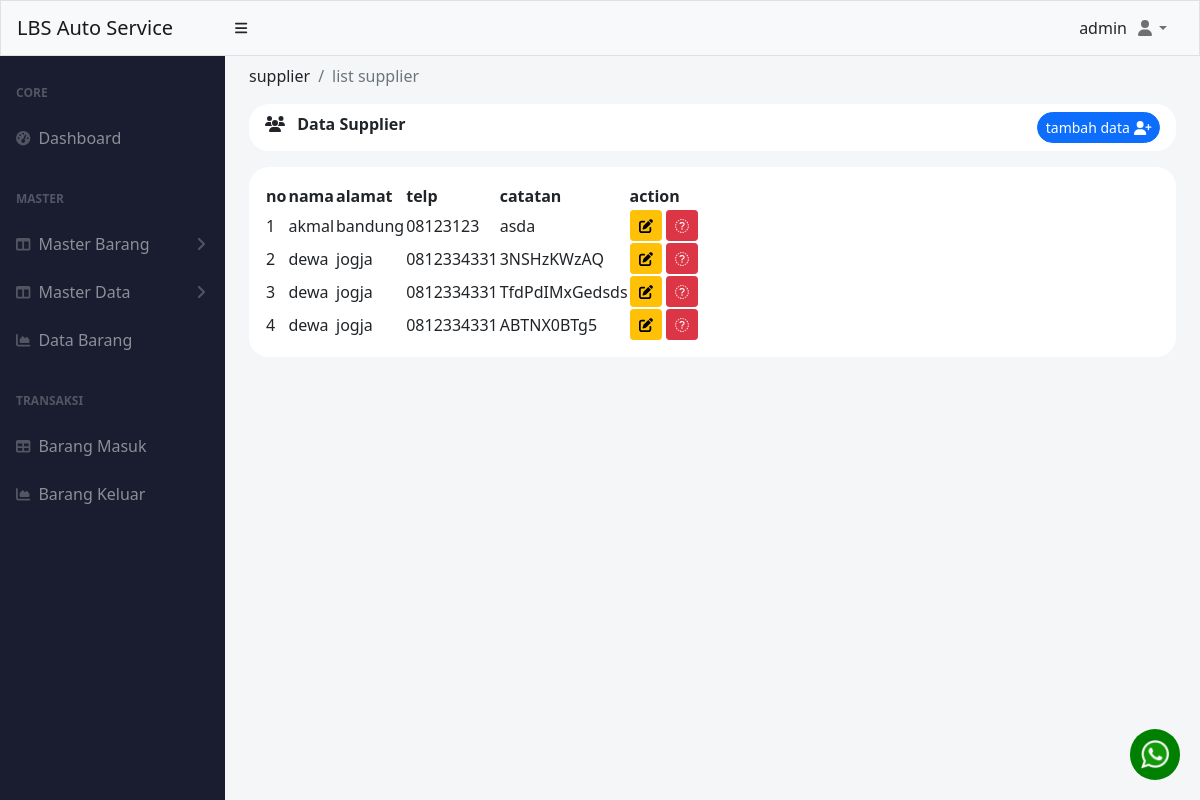
Page /index.php?menu=supplier (signed in) on the earlier database version.
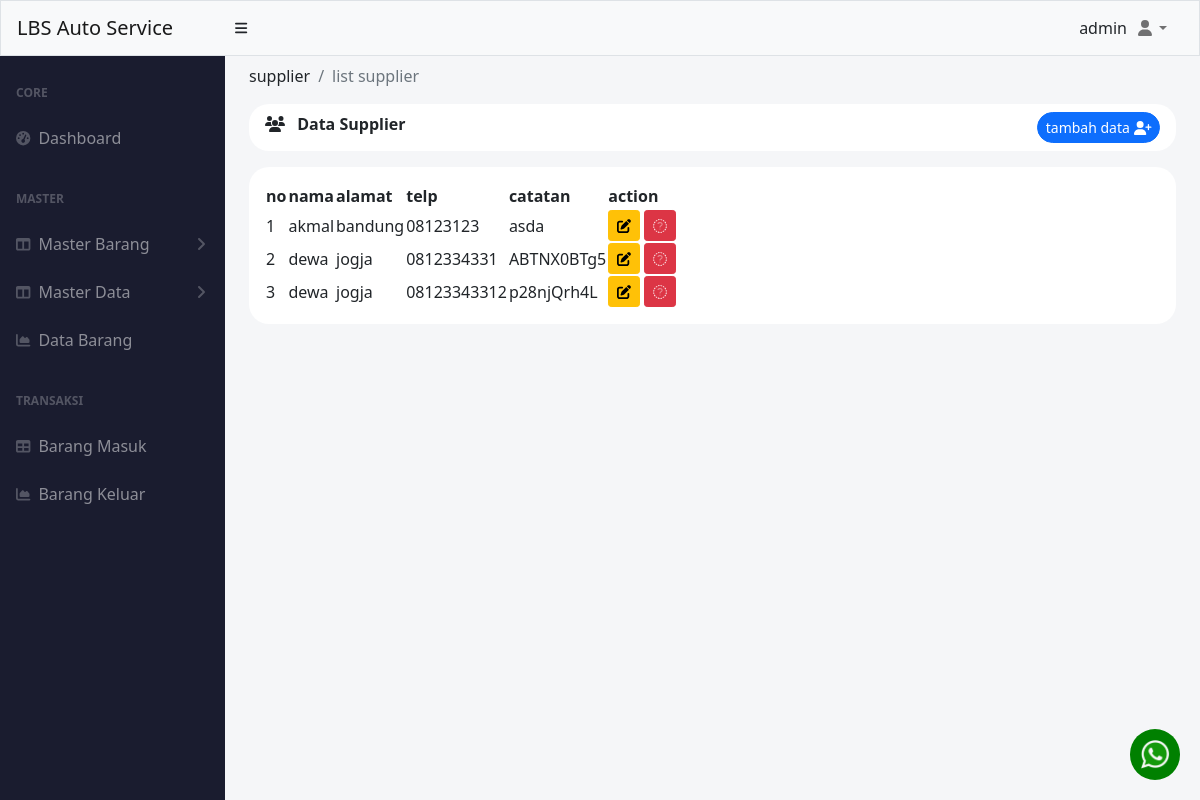
Same page on the later database version.
### tables this page shows
CREATE TABLE `supplier` (
  `id` int(11) NOT NULL,
  `nama` varchar(50) NOT NULL,
  `alamat` varchar(255) NOT NULL,
  `telp` char(20) NOT NULL,
  `catatan_supplier` varchar(255) NOT NULL
);

### pages/master_data/supplier/index.php (the view, shortened to what this page needs)
<?php
include './koneksi.php';
$query = mysqli_query($conn, "SELECT  * FROM supplier");
?>
<div class="container-fluid px-4 ">
    <ol class="breadcrumb pt-2">
        <li class="breadcrumb-item ">supplier</li>
        <li class="breadcrumb-item active">list supplier</li>
    </ol>
    <div class="mb-4">
        <div class="card-header clearfix mb-3" style="border-radius: 20px ;background-color: white; border:0px;">
            <i class="fa-solid fa-users"></i>
            <span class="ms-2 fw-bolder"> Data Supplier</span>
            <?php if ($varSession['hak_akses'] == 'admin') : ?>
                <a href="index.php?supplier=add" class="btn btn-sm btn-primary float-end rounded-pill ">
                    tambah data <i class="fa-solid fa-user-plus"></i>
                </a>
            <?php endif; ?>
        </div>
        <div class="p-3  bg-white " style="border-radius: 20px; ">
            <table id="datatablesSimple" style="border-color: white;">
                <thead class="">
                    <tr>
                        <th>no</th>
                        <th>nama</th>
                        <th>alamat</th>
                        <th>telp</th>
                        <th>catatan</th>
                        <?php if ($varSession['hak_akses'] == 'admin') : ?>
                            <th>action</th>
                        <?php endif; ?>
                    </tr>
                </thead>
                <tbody>
                    <?php
                    $i = 1;
                    while ($data = mysqli_fetch_assoc($query)) :
                    ?>
                        <tr>
                            <td><?= $i++ ?></td>
                            <td><?= $data['nama'] ?></td>
                            <td><?= $data['alamat'] ?></td>
                            <td><?= $data['telp'] ?></td>
                            <td><?= $data['catatan_supplier'] ?></td>
                            <?php if ($varSession['hak_akses'] == 'admin') : ?>
                                <td class="text-center">
                                    <a href="index.php?supplier=update&id=<?= $data['id']; ?>" class="btn btn-sm btn-warning">
                                        <i class="fa-solid fa-pen-to-square"></i>
                                    </a>
                                    <a href="index.php?supplier=delete&id=<?= $data['id']; ?>" onclick="confirmDelete(event)" class="btn btn-sm btn-danger" id="delete-alert">
                                        <i class="fa-sharp fa-solid fa-trash"></i>
                                    </a>
                                </td>
                            <?php endif; ?>
                        </tr>
                    <?php
                    endwhile;
                    ?>
                </tbody>
            </table>
        </div>
    </div>
</div>

### index.php (shortened to what this page needs)
<?php
$varSession = $_SESSION;
?>
<!DOCTYPE html>
<html lang="en">
<head>
    <link href="https://cdn.jsdelivr.net/npm/select2@4.1.0-rc.0/dist/css/select2.min.css" rel="stylesheet" />
    <link href="https://cdn.jsdelivr.net/npm/simple-datatables@latest/dist/style.css" rel="stylesheet" />
    <link href="css/styles.css" rel="stylesheet" />
</head>
<body class="sb-nav-fixed">
    <?php include("./templastes/topbar.php") ?>
    <div id="layoutSidenav">
        <div id="layoutSidenav_nav">
            <?php include("./templastes/sidebar.php") ?>
        </div>
        <div id="layoutSidenav_content" style="background-color:#f5f6f8;">
            <main>
                <?php
                if (isset($_GET['menu'])) {
                    $sidebar = $_GET['menu'];
                    switch ($sidebar) {
                        case 'supplier':
                            include "pages/master_data/supplier/index.php";
                            break;
                    }
                }
                ?>
            </main>
            <div class="logo">
                <img src="./wa-logo.png" style="width: 30px;" alt="">
            </div>
        </div>
    </div>
</body>
</html>

### templastes/topbar.php (shortened to what this page needs)
<nav class="sb-topnav navbar navbar-expand navbar-light bg-light border">
    <a class="navbar-brand ps-3" href="index.php?menu=dashboard">LBS Auto Service</a>
    <button class="btn btn-link btn-sm order-1 order-lg-0 me-4 me-lg-0" id="sidebarToggle" href="#!"><i class="fas fa-bars"></i></button>
    <ul class="navbar-nav ms-auto  ms-md-0 me-3 me-lg-4">
        <div class=" d-flex justify-content-center align-items-center">
            <?= $varSession['username'] ?>
        </div>
        <li class="nav-item dropdown">
            <a class="nav-link dropdown-toggle" id="navbarDropdown" href="#" role="button" data-bs-toggle="dropdown" aria-expanded="false"><i class="fas fa-user fa-fw"></i></a>
        </li>
    </ul>
</nav>

### templastes/sidebar.php (shortened to what this page needs)
<nav class="sb-sidenav accordion sb-sidenav-dark" style="background-color: #1a1c2f" id="sidenavAccordion">
    <div class="sb-sidenav-menu">
        <div class="nav ">
            <div class="sb-sidenav-menu-heading">Core</div>
            <a class="nav-link " href="index.php?menu=dashboard">
                <div class="sb-nav-link-icon"><i class="fas fa-tachometer-alt"></i></div>
                Dashboard
            </a>
                <div class="sb-sidenav-menu-heading">Master</div>
                 <a class="nav-link collapsed" href="#" data-bs-toggle="collapse" data-bs-target="#collapseLayouts" aria-expanded="false" aria-controls="collapseLayouts">
                    <div class="sb-nav-link-icon"><i class="fas fa-columns"></i></div>
                    Master Barang
                    <div class="sb-sidenav-collapse-arrow"><i class="fas fa-angle-down"></i></div>
                </a>
                <a class="nav-link collapsed  " href="#" data-bs-toggle="collapse" data-bs-target="#master-data" aria-expanded="false" aria-controls="master-data">
                    <div class="sb-nav-link-icon "><i class="fas fa-columns"></i></div>
                    Master Data
                    <div class="sb-sidenav-collapse-arrow"><i class="fas fa-angle-down"></i></div>
                </a>
                <a class="nav-link" href="index.php?menu=data-barang">
                    <div class="sb-nav-link-icon"><i class="fas fa-chart-area"></i></div>
                    Data Barang
                </a>
            <?php if ($varSession['hak_akses'] == 'admin' || $varSession['hak_akses'] == 'super admin') : ?>
                <div class="sb-sidenav-menu-heading">Transaksi</div>
                <a class="nav-link" href="index.php?menu=barang-masuk">
                    <div class="sb-nav-link-icon"><i class="fas fa-table"></i></div>
                    Barang Masuk
                </a>
                <a class="nav-link" href="index.php?menu=barang-keluar">
                    <div class="sb-nav-link-icon"><i class="fas fa-chart-area"></i></div>
                    Barang Keluar
                </a>
            <?php endif; ?>
            <br>
            <br>
        </div>
    </div>
</nav>

### index.php (style rules this page uses)
.logo { background-color: green; border-radius: 60px; padding: 10px; position: fixed; right: 0; margin-bottom: 20px; margin-right: 20px; bottom: 0; }

Differences in the rows shown:
removed supplier: nama "dewa", alamat "jogja", telp "0812334331", catatan_supplier "3NSHzKWzAQ"
removed supplier: nama "dewa", alamat "jogja", telp "0812334331", catatan_supplier "TfdPdIMxGedsds"
added supplier: nama "dewa", alamat "jogja", telp "08123343312", catatan_supplier "p28njQrh4L"
